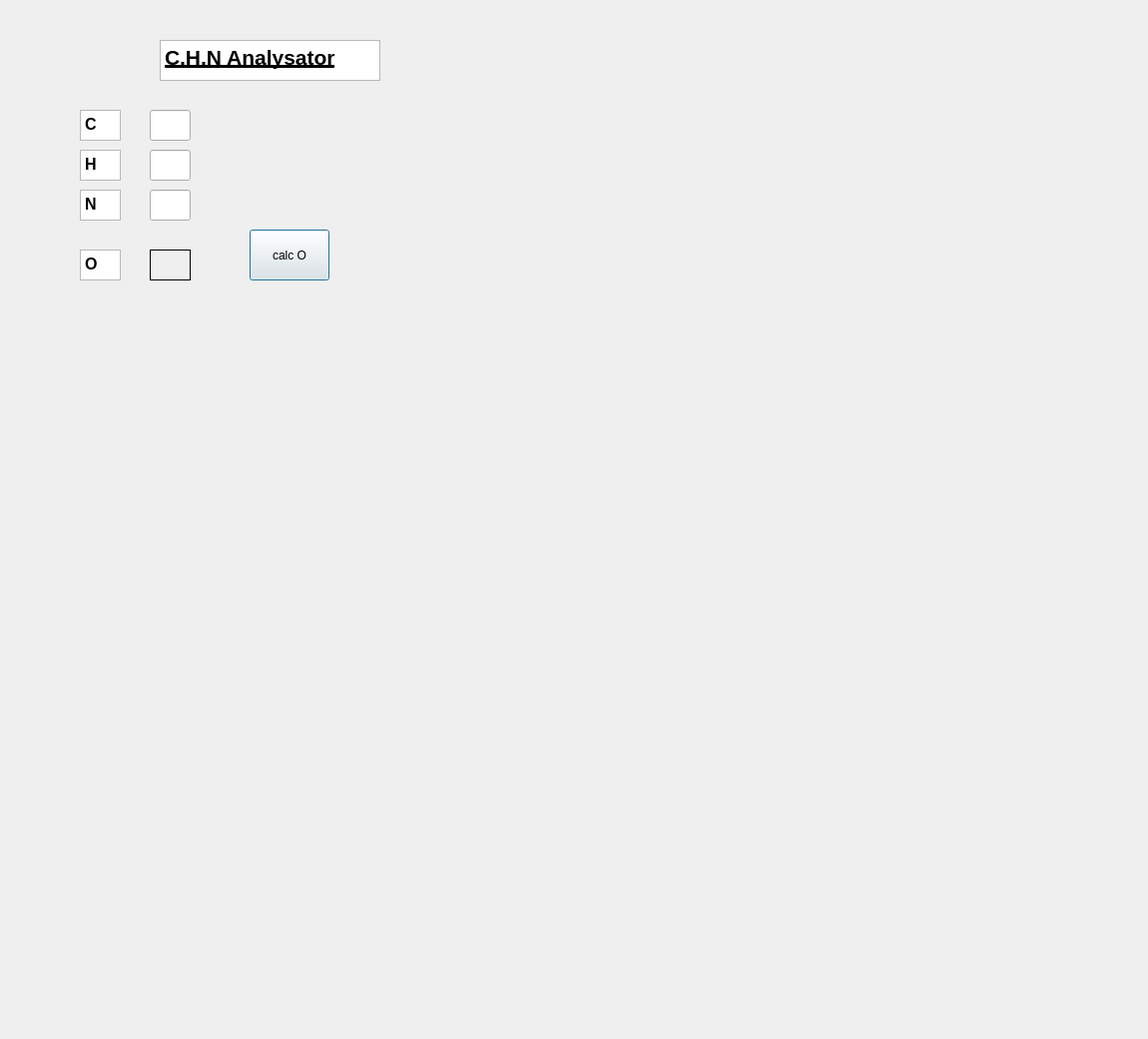
<?xml version="1.0" encoding="UTF-8"?>
<ui version="4.0">
 <class>Dialog</class>
 <widget class="QDialog" name="Dialog">
  <property name="geometry">
   <rect>
    <x>0</x>
    <y>0</y>
    <width>1150</width>
    <height>1041</height>
   </rect>
  </property>
  <property name="windowTitle">
   <string>Dialog</string>
  </property>
  <widget class="QTextBrowser" name="textBrowser_2">
   <property name="geometry">
    <rect>
     <x>80</x>
     <y>110</y>
     <width>41</width>
     <height>31</height>
    </rect>
   </property>
   <property name="html">
    <string>&lt;!DOCTYPE HTML PUBLIC &quot;-//W3C//DTD HTML 4.0//EN&quot; &quot;http://www.w3.org/TR/REC-html40/strict.dtd&quot;&gt;
&lt;html&gt;&lt;head&gt;&lt;meta name=&quot;qrichtext&quot; content=&quot;1&quot; /&gt;&lt;style type=&quot;text/css&quot;&gt;
p, li { white-space: pre-wrap; }
&lt;/style&gt;&lt;/head&gt;&lt;body style=&quot; font-family:'Sans Serif'; font-size:9pt; font-weight:400; font-style:normal;&quot;&gt;
&lt;p style=&quot; margin-top:0px; margin-bottom:0px; margin-left:0px; margin-right:0px; -qt-block-indent:0; text-indent:0px;&quot;&gt;&lt;span style=&quot; font-size:12pt; font-weight:600;&quot;&gt;C&lt;/span&gt;&lt;/p&gt;&lt;/body&gt;&lt;/html&gt;</string>
   </property>
  </widget>
  <widget class="QTextBrowser" name="textBrowser_4">
   <property name="geometry">
    <rect>
     <x>80</x>
     <y>190</y>
     <width>41</width>
     <height>31</height>
    </rect>
   </property>
   <property name="html">
    <string>&lt;!DOCTYPE HTML PUBLIC &quot;-//W3C//DTD HTML 4.0//EN&quot; &quot;http://www.w3.org/TR/REC-html40/strict.dtd&quot;&gt;
&lt;html&gt;&lt;head&gt;&lt;meta name=&quot;qrichtext&quot; content=&quot;1&quot; /&gt;&lt;style type=&quot;text/css&quot;&gt;
p, li { white-space: pre-wrap; }
&lt;/style&gt;&lt;/head&gt;&lt;body style=&quot; font-family:'Sans Serif'; font-size:9pt; font-weight:400; font-style:normal;&quot;&gt;
&lt;p style=&quot; margin-top:0px; margin-bottom:0px; margin-left:0px; margin-right:0px; -qt-block-indent:0; text-indent:0px;&quot;&gt;&lt;span style=&quot; font-size:12pt; font-weight:600;&quot;&gt;N&lt;/span&gt;&lt;/p&gt;&lt;/body&gt;&lt;/html&gt;</string>
   </property>
  </widget>
  <widget class="QTextBrowser" name="textBrowser">
   <property name="geometry">
    <rect>
     <x>160</x>
     <y>40</y>
     <width>221</width>
     <height>41</height>
    </rect>
   </property>
   <property name="html">
    <string>&lt;!DOCTYPE HTML PUBLIC &quot;-//W3C//DTD HTML 4.0//EN&quot; &quot;http://www.w3.org/TR/REC-html40/strict.dtd&quot;&gt;
&lt;html&gt;&lt;head&gt;&lt;meta name=&quot;qrichtext&quot; content=&quot;1&quot; /&gt;&lt;style type=&quot;text/css&quot;&gt;
p, li { white-space: pre-wrap; }
&lt;/style&gt;&lt;/head&gt;&lt;body style=&quot; font-family:'Sans Serif'; font-size:9pt; font-weight:400; font-style:normal;&quot;&gt;
&lt;p style=&quot; margin-top:0px; margin-bottom:0px; margin-left:0px; margin-right:0px; -qt-block-indent:0; text-indent:0px;&quot;&gt;&lt;span style=&quot; font-size:16pt; font-weight:600; text-decoration: underline;&quot;&gt;C,H,N Analysator&lt;/span&gt;&lt;/p&gt;&lt;/body&gt;&lt;/html&gt;</string>
   </property>
  </widget>
  <widget class="QTextBrowser" name="textBrowser_3">
   <property name="geometry">
    <rect>
     <x>80</x>
     <y>150</y>
     <width>41</width>
     <height>31</height>
    </rect>
   </property>
   <property name="html">
    <string>&lt;!DOCTYPE HTML PUBLIC &quot;-//W3C//DTD HTML 4.0//EN&quot; &quot;http://www.w3.org/TR/REC-html40/strict.dtd&quot;&gt;
&lt;html&gt;&lt;head&gt;&lt;meta name=&quot;qrichtext&quot; content=&quot;1&quot; /&gt;&lt;style type=&quot;text/css&quot;&gt;
p, li { white-space: pre-wrap; }
&lt;/style&gt;&lt;/head&gt;&lt;body style=&quot; font-family:'Sans Serif'; font-size:9pt; font-weight:400; font-style:normal;&quot;&gt;
&lt;p style=&quot; margin-top:0px; margin-bottom:0px; margin-left:0px; margin-right:0px; -qt-block-indent:0; text-indent:0px;&quot;&gt;&lt;span style=&quot; font-size:12pt; font-weight:600;&quot;&gt;H&lt;/span&gt;&lt;/p&gt;&lt;/body&gt;&lt;/html&gt;</string>
   </property>
  </widget>
  <widget class="QTextBrowser" name="textBrowser_5">
   <property name="geometry">
    <rect>
     <x>80</x>
     <y>250</y>
     <width>41</width>
     <height>31</height>
    </rect>
   </property>
   <property name="html">
    <string>&lt;!DOCTYPE HTML PUBLIC &quot;-//W3C//DTD HTML 4.0//EN&quot; &quot;http://www.w3.org/TR/REC-html40/strict.dtd&quot;&gt;
&lt;html&gt;&lt;head&gt;&lt;meta name=&quot;qrichtext&quot; content=&quot;1&quot; /&gt;&lt;style type=&quot;text/css&quot;&gt;
p, li { white-space: pre-wrap; }
&lt;/style&gt;&lt;/head&gt;&lt;body style=&quot; font-family:'Sans Serif'; font-size:9pt; font-weight:400; font-style:normal;&quot;&gt;
&lt;p style=&quot; margin-top:0px; margin-bottom:0px; margin-left:0px; margin-right:0px; -qt-block-indent:0; text-indent:0px;&quot;&gt;&lt;span style=&quot; font-size:12pt; font-weight:600;&quot;&gt;O&lt;/span&gt;&lt;/p&gt;&lt;/body&gt;&lt;/html&gt;</string>
   </property>
  </widget>
  <widget class="QPushButton" name="Button_calc">
   <property name="geometry">
    <rect>
     <x>250</x>
     <y>230</y>
     <width>80</width>
     <height>51</height>
    </rect>
   </property>
   <property name="text">
    <string>calc O</string>
   </property>
  </widget>
  <widget class="QLineEdit" name="c_edit">
   <property name="geometry">
    <rect>
     <x>150</x>
     <y>110</y>
     <width>41</width>
     <height>31</height>
    </rect>
   </property>
   <property name="text">
    <string/>
   </property>
  </widget>
  <widget class="QLineEdit" name="h_edit">
   <property name="geometry">
    <rect>
     <x>150</x>
     <y>150</y>
     <width>41</width>
     <height>31</height>
    </rect>
   </property>
   <property name="text">
    <string/>
   </property>
  </widget>
  <widget class="QLabel" name="Oxy">
   <property name="geometry">
    <rect>
     <x>150</x>
     <y>250</y>
     <width>41</width>
     <height>31</height>
    </rect>
   </property>
   <property name="frameShape">
    <enum>QFrame::Panel</enum>
   </property>
   <property name="text">
    <string/>
   </property>
  </widget>
  <widget class="QLineEdit" name="n_edit">
   <property name="geometry">
    <rect>
     <x>150</x>
     <y>190</y>
     <width>41</width>
     <height>31</height>
    </rect>
   </property>
   <property name="text">
    <string/>
   </property>
  </widget>
 </widget>
 <resources/>
 <connections/>
</ui>
